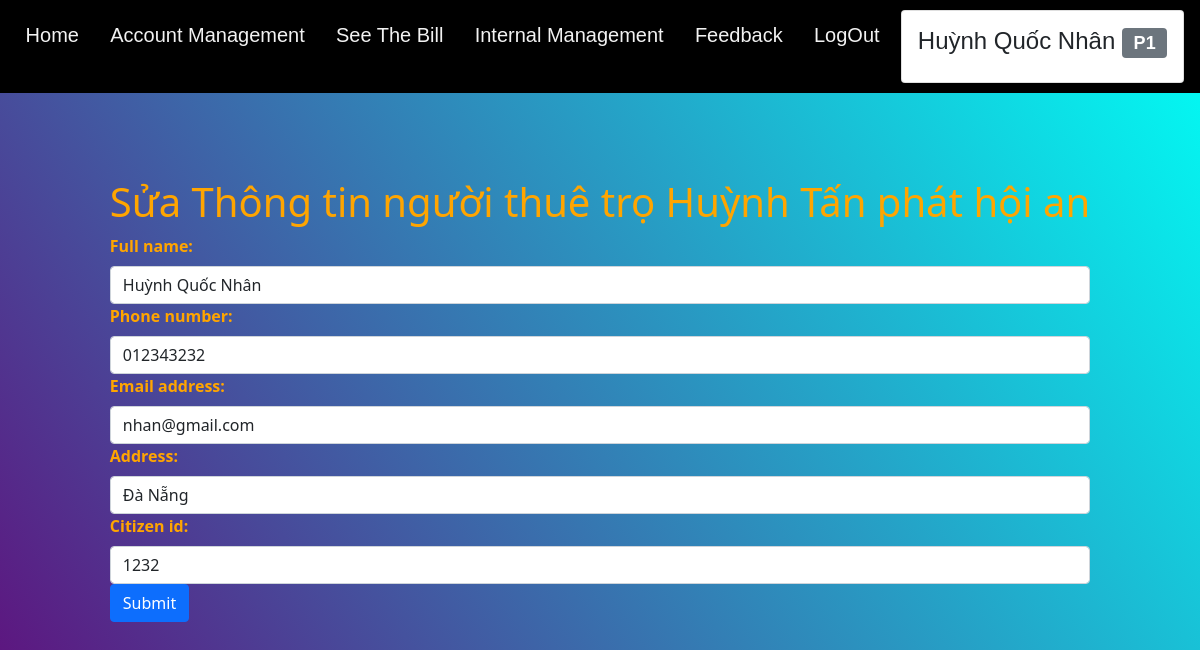
Screenshot of /user/edit_user_of_renter_site/24/ (signed in) with the database file from the repository.
### User/models.py (models this page shows, shortened)
class MyUser(AbstractBaseUser,PermissionsMixin):
    username=models.CharField(max_length=255,unique=True)
    email = models.EmailField(
        verbose_name='email address',
        max_length=255,
    )
    full_name=models.CharField(max_length=255)
    phone_number=models.CharField(max_length=12,null=True)
    address=models.CharField(max_length=255,null=True)
    is_active = models.BooleanField(default=True)
    is_owner=models.BooleanField(default=False)
    objects = MyUserManager()
    USERNAME_FIELD = 'username'
    REQUIRED_FIELDS = ['email','full_name']

class Renter(models.Model):
    user=models.OneToOneField(MyUser,on_delete=models.CASCADE)
    room=models.ForeignKey(Room,related_name='renter'
                           ,on_delete=models.CASCADE)
    citizen_id=models.CharField(max_length=15,null=True)

### Room/models.py (models this page shows, shortened)
class Room(models.Model):
    class  Meta:
        constraints = [
            models.CheckConstraint(check=models.Q(room_number__gte=0,area__gte=0,
                                                  room_price__gte=0),name='gte 0'),
        ]
    room_id=models.CharField(max_length=20,primary_key=True)
    room_number=models.IntegerField(unique=True)
    area=models.CharField(max_length=20)
    room_price=models.FloatField(default=0)
    status=models.BooleanField(default=False)
    description=models.CharField(max_length=250,default="")

### User/views.py (the view, shortened to what this page needs)
# urls.py: path('edit_user_of_renter_site/<str:id>/',views.Edit_user_of_renter_site.as_view(),name="edit_user_of_renter_site")
class Edit_user_of_renter_site(TemplateView):
    template_name="renter_dashboard/partial/edit_user.html"
    edit_user_form=EditUserForm
    edit_renter_form=EditRenterForm
    def get_context_data(self,id):
        context=super().get_context_data()
        init_edit_user_data={
            'full_name':self.request.user.full_name,
            'phone_number':self.request.user.phone_number,
            'email':self.request.user.email,
            'address':self.request.user.address,
        }
        renter=Renter.objects.get(id=id)
        init_edit_renter_data={
            'citizen_id':renter.citizen_id
        }
        context['edit_user_form']=EditUserForm(self.request,
                                initial=init_edit_user_data)
        context['edit_renter_form']=EditRenterForm(self.request,
                                initial=init_edit_renter_data)
        context['renter']=Renter.objects.get(id=id)
        return context

### User/forms.py
class EditUserForm(forms.ModelForm):
    class Meta:
        model = MyUser
        fields = ['full_name','phone_number','email','address','is_active']
    def __init__(self,request,*args,**kwargs):
        super().__init__(*args,**kwargs)
        if not request.user.is_owner:
            self.fields["is_active"].widget=forms.HiddenInput()
        for field in self.fields:
            self.fields[field].widget.attrs.update({'class':'form-control'})

class EditRenterForm(forms.Form):
    list_room=[  (room.room_id,"Room number1 : {}".format(room.room_number)) for room in Room.objects.all()]
    citizen_id=forms.IntegerField()
    def __init__(self,request,*args,**kwargs):
        super().__init__(*args,**kwargs)
        if  request.user.is_owner:
            self.fields["room_id"]=forms.ChoiceField(choices=self.list_room)
        for field in self.fields:
            self.fields[field].widget.attrs.update({'class':'form-control'})

### templates/renter_dashboard/partial/edit_user.html (shortened to what this page needs)
{% extends "renter_dashboard/base.html" %}
{% load static  %}
{% block content %}
  <div class="edit_user_box">
    <H1>Sửa Thông tin người thuê trọ {{renter.user.full_name}}</H1>
    <form action="." method="post">
        {{edit_user_form}}
        {{edit_renter_form}}
        <button type="submit" class="btn btn-primary">Submit</button>
    </form>
  </div>
{% endblock content %}

### templates/renter_dashboard/base.html (shortened to what this page needs)
{% load static %}
<!doctype html>
<html lang="en">
<head>
    <link rel="stylesheet" href="https://cdn.jsdelivr.net/npm/bootstrap@4.0.0/dist/css/bootstrap.min.css">
    <link rel="stylesheet" href="{% static 'home/css/style.css' %}">
    <link rel="stylesheet" href="https://cdnjs.cloudflare.com/ajax/libs/font-awesome/6.1.1/css/all.min.css"
 />
    <link href='https://unpkg.com/boxicons@2.1.2/css/boxicons.min.css' rel='stylesheet'>
    <link href="{% static 'renter_dashboard/css/bootstrap.css' %}" rel="stylesheet">
    <link  href="{% static 'renter_dashboard/css/bootstrap.min.css' %}" rel="stylesheet">
    <link href='https://cdnjs.cloudflare.com/ajax/libs/font-awesome/4.7.0/css/font-awesome.min.css' rel='stylesheet'>
    <link rel="stylesheet" href="{% static 'renter_dashboard/css/base.css' %}">
</head>
<body>
    <div class="top">
        <a href="{% url 'home:renter_site' %}">Home</a>
        <a href="{% url 'user:edit_user_of_renter_site' user.renter.id %}">Account Management</a></a>
        <a href="{% url 'bill:bill_of_renter_site' %}">See The Bill</a>
        <a href="#Internal_Management">Internal Management</a>
        <a href="{% url 'feedback:renter_feed_back' %}">Feedback</a>
        <a href="{% url 'home:logout' %}">LogOut</a>
        <div class="card">
            <div class="card-body">
            <h4>{{user.full_name}} <span class="badge bg-secondary">P{{user.renter.room.room_number}}</span></h4>
            </div>
        </div>
    </div>
    {% block content %}
    {% endblock content %}
</body>
</html>

### static/home/css/style.css (style rules this page uses)
* { margin: 0; padding: 0; box-sizing: border-box; }
html, body { width: 100%; height: 100%; --bg: #e9eef4; --color-text: #0e0e0e; --color-boder: #bcbfc2; --btn-active: #bcbfc2; font-family: 'Open Sans', sans-serif; }
a { text-decoration: none; }
.form-control { display: block; width: 100%; padding: 6px 12px; font-size: 14px; line-height: 1.42857143; color: #555; background-color: #fff; background-image: none; border: 1px solid #ccc; border-radius: 4px; outline: none; }

### static/renter_dashboard/css/base.css (style rules this page uses)
.top { top : 0%; margin: 0; font-family: Arial, Helvetica, sans-serif; position: absolute; width: 100%; overflow: hidden; background-color: black; position: fixed; }
.top a { float: left; color: #f2f2f2; text-align: center; padding: 14px 16px; text-decoration: none; font-size: 17px; }

### rows the page displays
MyUser: full_name "Huỳnh Quốc Nhân", renter.room.room_number "1", phone_number "012343232", email "nhan@gmail.com", address "Đà Nẵng"
Renter: user.full_name "Huỳnh Tấn phát hội an", citizen_id "1232"
